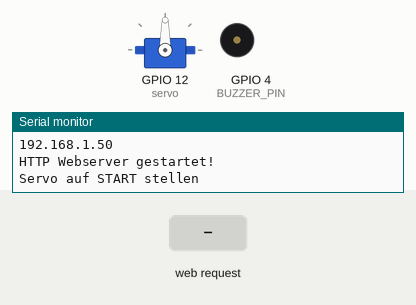
This sketch was run on a simulated ESP8266 (NodeMCU). Shown: servo, buzzer (waves = sounding), the last lines printed to the serial monitor. The test bench sets the inputs (shaded band). WiFi joins after 1.5 s; servers stay silent unless stated.

Above: at 3.2 s.
3.3 s: HTTP request GET /?SERVO=1 received
At 3.6 s:
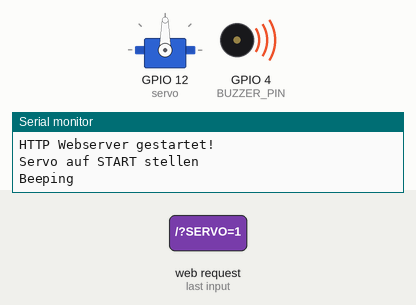
At 5.6 s:
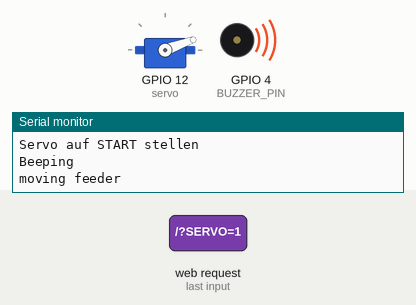
Timing chart, 0 to 7.5 s (numbered marks = the images above; inputs shaded):
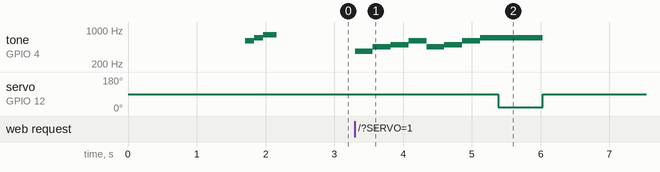

The sketch:

feed_the_dog.ino
```cpp
#include <Servo.h>
#include <ESP8266WiFi.h>
#include <WiFiClient.h>
#include <ESP8266WebServer.h>
#include <ESP8266mDNS.h>

#define BUZZER_PIN 4

const char* ssid     = "";
const char* password = "";

// Den Servo und den Webserver definieren:
Servo servo;
ESP8266WebServer WebServer ( 80 );

// In dieser Variablen steht die momentane Stellung des Servos
int SERVOCurrent = 0;

// Aufgaben beim Start des ESP8266 erledigen
void setup()
{
  Serial.begin(115200);
  delay(200);
  Serial.println("Starting");
  servo.attach(12); // 2 = D4
  connectWifi();
  beginServer();
  Serial.println("Servo auf START stellen");

  servo.write(90);

  tone(BUZZER_PIN, 600, 200);
  delay(100 * 1.3);
  tone(BUZZER_PIN, 700, 200);
  delay(100 * 1.3);
  tone(BUZZER_PIN, 800, 200);
  delay(100 * 1.3);

}

// die Hauptschleife fragt endlos ab ob jemand auf der Webseite etwas geklickt hat:
void loop() {
  WebServer.handleClient();
}


// Funktion welches die WiFi Verbindung aufbaut und uns das Ergebnis in dem Seriellen Monitor ausgibt
void connectWifi()
{
  WiFi.begin(ssid, password);
  while (WiFi.status() != WL_CONNECTED) {
    delay(500);
    Serial.print(".");
  }
  Serial.println("");
  Serial.println("WiFi verbunden");
  Serial.println("IP Addresse: ");
  Serial.println(WiFi.localIP());
}

// Funktion die den Webserver startet. Das es Port 80 ist wurde am Anfang definiert.
void beginServer()
{
  WebServer.on ( "/", handleRoot ); // Wenn die URL aufgerufen wird (ohne etwas hinter dem /) wird die Funktion "handleRoot" gestartet
  WebServer.begin();
  Serial.println ( "HTTP Webserver gestartet!" );
}

// Wird von der Funktion "beginServer" aufgerufen
void handleRoot() {
  if ( WebServer.hasArg("SERVO") ) { // Wir wurden mit dem Argument "SERVO" aufgerufen - es gibt also gleich etwas zu tun!
    handleSubmit();
  } else {
    // Einfach nur die Webseite ausliefern
    WebServer.send ( 200, "text/html", getPage() );
  }
}

// Button click
void handleSubmit() {
  Serial.println("Beeping");
  play_melody();
  Serial.println("moving feeder");
  servo.write(20);
  delay(500 * 1.3);
  Serial.println("returning");
  servo.write(90);
  noTone(BUZZER_PIN);
  delay(3000 * 1.3);
  Serial.println("DONE");

  // Webseite wieder aktualiseren
  WebServer.send ( 200, "text/html", getPage() );
}
void play_melody() {
  tone(BUZZER_PIN, 370, 1000);
  delay(200 * 1.3);
  tone(BUZZER_PIN, 450, 500);
  delay(200 * 1.3);
  tone(BUZZER_PIN, 500, 500);
  delay(200 * 1.3);
  tone(BUZZER_PIN, 600, 500);
  delay(200 * 1.3);

  tone(BUZZER_PIN, 450, 500);
  delay(200 * 1.3);
  tone(BUZZER_PIN, 500, 500);
  delay(200 * 1.3);
  tone(BUZZER_PIN, 600, 500);
  delay(200 * 1.3);
  tone(BUZZER_PIN, 700, 500);
  delay(100 * 1.3);
  tone(BUZZER_PIN, 700, 500);
  delay(100 * 1.3);
  tone(BUZZER_PIN, 700, 4000);
  return;
}
// HTML Page
String getPage() {
  String ServoString = String(SERVOCurrent); // Holt die aktuelle Einstellung und wandelt diese in einen String. Ist untem im Code eingebaut.
  String page = "<html lang=de-DE><head>";
  //page += "<meta http-equiv='refresh' content='60'/>";
  page += "<title>Feed The Dog</title>";
  page += "<style> body { background-color: #fffff; font-family: Arial, Helvetica, Sans-Serif; Color: #000000; }";
  page += ".button {display: inline-block; padding: 15px 15px; font-size: 25px; cursor: pointer; text-align: center; text-decoration: none;";
  page += "outline: none; color: #ffffff; background-color: #4db2ec; border: none; border-radius: 5px;}";
  page += ".button:hover {background-color: #4DCAEC; color:#ffffff;}";
  page += ".button:active {background-color: #4DCAEC; box-shadow: 0 3px #666; transform: translateY(3px); }</style>";
  page += "</head><body><center><h1>Feed The Dog Machine</h1>";
  page += "<br><br>";
  page += "<form action='/' method='POST'>";
  page += "<button class='button' type='submit' name='SERVO' value='90'>Feed the dog</button>       ";
  page += "</form>";
  page += "</center></body>";
  return page;
}
```

Measured:
- after the input at 3.3 s, tone on GPIO 4 (BUZZER_PIN): plays 370 Hz for 0.26 s, 450 Hz for 0.26 s, 500 Hz for 0.26 s, 600 Hz for 0.26 s, 450 Hz for 0.26 s, 500 Hz for 0.26 s … (8 notes in this stretch), starting at once; servo on GPIO 12 (servo): 90° → 20° after 2.1 s, → 90° 0.65 s later
